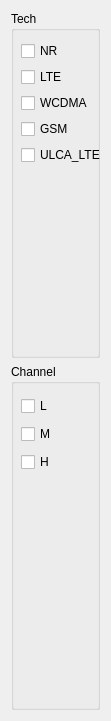
   <widget class="QWidget" name="layoutWidget">
    <property name="geometry">
     <rect>
      <x>594</x>
      <y>0</y>
      <width>111</width>
      <height>721</height>
     </rect>
    </property>
    <layout class="QVBoxLayout" name="verticalLayout_2">
     <item>
      <widget class="QGroupBox" name="tech_group">
       <property name="title">
        <string>Tech</string>
       </property>
       <widget class="QWidget" name="layoutWidget_9">
        <property name="geometry">
         <rect>
          <x>10</x>
          <y>30</y>
          <width>91</width>
          <height>126</height>
         </rect>
        </property>
        <layout class="QVBoxLayout" name="verticalLayout_4">
         <item>
          <widget class="QCheckBox" name="nr_tech">
           <property name="text">
            <string>NR</string>
           </property>
          </widget>
         </item>
         <item>
          <widget class="QCheckBox" name="lte_tech">
           <property name="text">
            <string>LTE</string>
           </property>
          </widget>
         </item>
         <item>
          <widget class="QCheckBox" name="wcdma_tech">
           <property name="text">
            <string>WCDMA</string>
           </property>
          </widget>
         </item>
         <item>
          <widget class="QCheckBox" name="gsm_tech">
           <property name="text">
            <string>GSM</string>
           </property>
          </widget>
         </item>
         <item>
          <widget class="QCheckBox" name="ulca_lte_tech">
           <property name="text">
            <string>ULCA_LTE</string>
           </property>
          </widget>
         </item>
        </layout>
       </widget>
      </widget>
     </item>
     <item>
      <widget class="QGroupBox" name="channel_group">
       <property name="title">
        <string>Channel</string>
       </property>
       <widget class="QWidget" name="layoutWidget">
        <property name="geometry">
         <rect>
          <x>10</x>
          <y>30</y>
          <width>91</width>
          <height>81</height>
         </rect>
        </property>
        <layout class="QVBoxLayout" name="verticalLayout_3">
         <item>
          <widget class="QCheckBox" name="lch">
           <property name="text">
            <string>L</string>
           </property>
          </widget>
         </item>
         <item>
          <widget class="QCheckBox" name="mch">
           <property name="text">
            <string>M</string>
           </property>
          </widget>
         </item>
         <item>
          <widget class="QCheckBox" name="hch">
           <property name="text">
            <string>H</string>
           </property>
          </widget>
         </item>
        </layout>
       </widget>
      </widget>
     </item>
    </layout>
   </widget>
